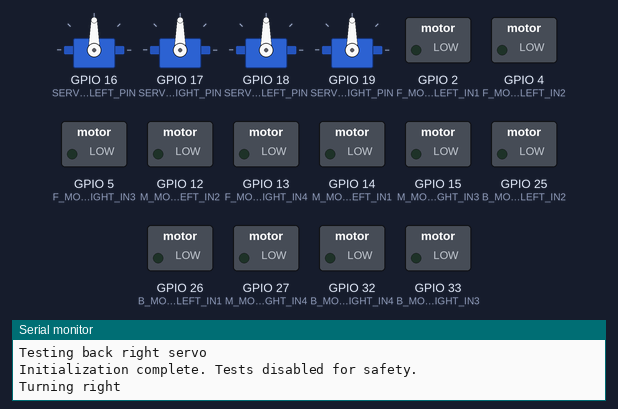
This program was run on a simulated ESP32. Parts: 4 × servo, switched loads named in the program (green lamp = pin HIGH), the last lines printed to the serial monitor.

Above: at 2.05 s.
At 4.05 s:
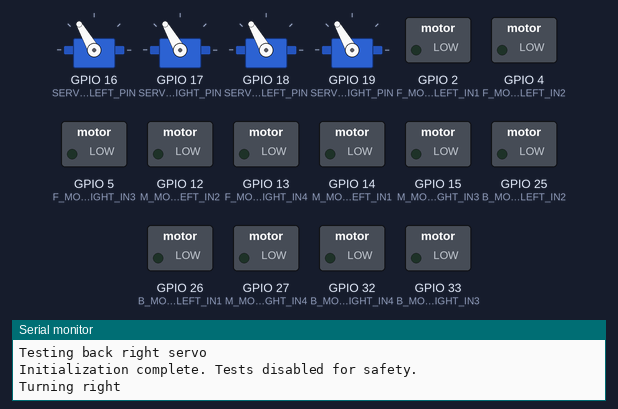
At 6.5 s:
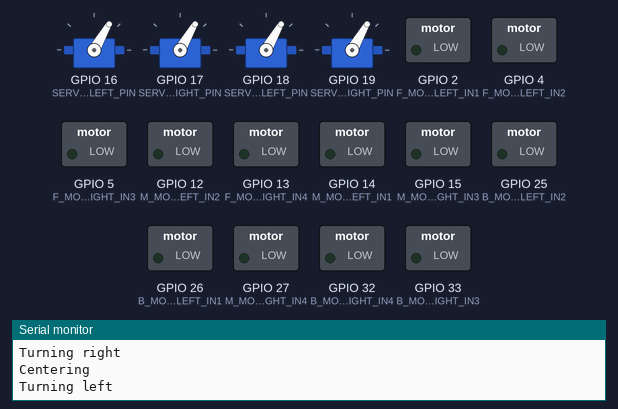
At 11.0 s:
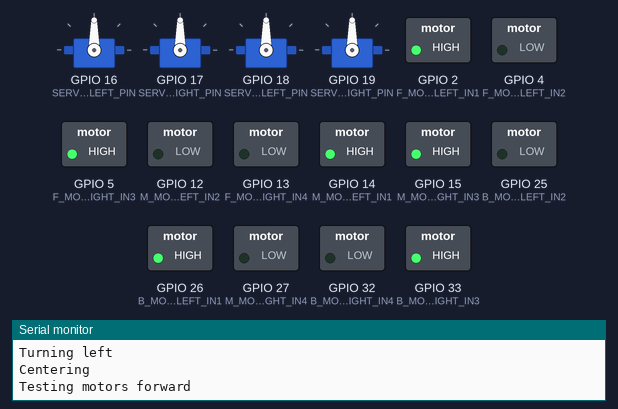
Timing chart, 0 to 16.3 s (numbered marks = the images above):
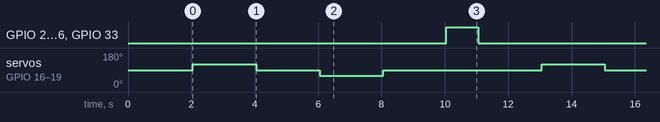

The program:

main.cpp
```cpp
#include <ESP32Servo.h>

//SERVO SETUP
Servo frontLeftServo;
Servo frontRightServo;
Servo backLeftServo;
Servo backRightServo;

const int SERVO_FRONT_LEFT_PIN = 16;
const int SERVO_FRONT_RIGHT_PIN = 17;
const int SERVO_BACK_LEFT_PIN = 18;
const int SERVO_BACK_RIGHT_PIN = 19;

// L298N MOTOR SETUP
const int F_MOTOR_LEFT_IN1 = 2;   // F-Left motor control pin 1
const int F_MOTOR_LEFT_IN2 = 4;   // F-Left motor control pin 2
const int F_MOTOR_RIGHT_IN3 = 5;  // F-Right motor control pin 1
const int F_MOTOR_RIGHT_IN4 = 13; // F-Right motor control pin 2

const int M_MOTOR_LEFT_IN1 = 14;   // M-Left motor control pin 1
const int M_MOTOR_LEFT_IN2 = 12;   // M-Left motor control pin 2
const int M_MOTOR_RIGHT_IN3 = 15;  // M-Right motor control pin 1
const int M_MOTOR_RIGHT_IN4 = 27; // M-Right motor control pin 2

const int B_MOTOR_LEFT_IN1 = 26;   // B-Left motor control pin 1
const int B_MOTOR_LEFT_IN2 = 25;   // B-Left motor control pin 2
const int B_MOTOR_RIGHT_IN3 = 33;  // B-Right motor control pin 1
const int B_MOTOR_RIGHT_IN4 = 32; // B-Right motor control pin 2

// CONSTANTS
const int CENTER_ANGLE = 90;
const int RIGHT_ANGLE = 120;
const int LEFT_ANGLE = 60;
const int MOVEMENT_DELAY = 2000;

bool motorsEnabled = false;
bool servosEnabled = false;
bool fullTestSuite = false;

void testServos() {
  Serial.println("Testing front left servo");
  frontLeftServo.write(CENTER_ANGLE);
  delay(500);

  Serial.println("Testing front right servo");
  frontRightServo.write(CENTER_ANGLE);
  delay(500);

  Serial.println("Testing back left servo");
  backLeftServo.write(CENTER_ANGLE);
  delay(500);

  Serial.println("Testing back right servo");
  backRightServo.write(CENTER_ANGLE);
  delay(500);
}

void stopMotors() {
  digitalWrite(F_MOTOR_LEFT_IN1, LOW);
  digitalWrite(F_MOTOR_LEFT_IN2, LOW);
  digitalWrite(F_MOTOR_RIGHT_IN3, LOW);
  digitalWrite(F_MOTOR_RIGHT_IN4, LOW);

  digitalWrite(M_MOTOR_LEFT_IN1, LOW);
  digitalWrite(M_MOTOR_LEFT_IN2, LOW);
  digitalWrite(M_MOTOR_RIGHT_IN3, LOW);
  digitalWrite(M_MOTOR_RIGHT_IN4, LOW);

  digitalWrite(B_MOTOR_LEFT_IN1, LOW);
  digitalWrite(B_MOTOR_LEFT_IN2, LOW);
  digitalWrite(B_MOTOR_RIGHT_IN3, LOW);
  digitalWrite(B_MOTOR_RIGHT_IN4, LOW);
}

void motorsForward() {
  // Front motors
  digitalWrite(F_MOTOR_LEFT_IN1, HIGH);
  digitalWrite(F_MOTOR_LEFT_IN2, LOW);
  digitalWrite(F_MOTOR_RIGHT_IN3, HIGH);
  digitalWrite(F_MOTOR_RIGHT_IN4, LOW);

  // Middle motors
  digitalWrite(M_MOTOR_LEFT_IN1, HIGH);
  digitalWrite(M_MOTOR_LEFT_IN2, LOW);
  digitalWrite(M_MOTOR_RIGHT_IN3, HIGH);
  digitalWrite(M_MOTOR_RIGHT_IN4, LOW);

  // Back motors
  digitalWrite(B_MOTOR_LEFT_IN1, HIGH);
  digitalWrite(B_MOTOR_LEFT_IN2, LOW);
  digitalWrite(B_MOTOR_RIGHT_IN3, HIGH);
  digitalWrite(B_MOTOR_RIGHT_IN4, LOW);
}

void setup() {
  Serial.begin(9600);
  Serial.println("Initialization...");

  // SERVO TIMERS
  ESP32PWM::allocateTimer(0);
  ESP32PWM::allocateTimer(1);
  ESP32PWM::allocateTimer(2);
  ESP32PWM::allocateTimer(3);

  // SERVO FREQUENCIES
  frontLeftServo.setPeriodHertz(50);
  frontRightServo.setPeriodHertz(50);
  backLeftServo.setPeriodHertz(50);
  backRightServo.setPeriodHertz(50);

  // SERVO ATTACHMENTS
  frontLeftServo.attach(SERVO_FRONT_LEFT_PIN, 500, 2500);
  frontRightServo.attach(SERVO_FRONT_RIGHT_PIN, 500, 2500);
  backLeftServo.attach(SERVO_BACK_LEFT_PIN, 500, 2500);
  backRightServo.attach(SERVO_BACK_RIGHT_PIN, 500, 2500);

  Serial.println("Servos initialized");

  // MOTOR PINMODES
  pinMode(F_MOTOR_LEFT_IN1, OUTPUT);
  pinMode(F_MOTOR_LEFT_IN2, OUTPUT);
  pinMode(F_MOTOR_RIGHT_IN3, OUTPUT);
  pinMode(F_MOTOR_RIGHT_IN4, OUTPUT);

  pinMode(M_MOTOR_LEFT_IN1, OUTPUT);
  pinMode(M_MOTOR_LEFT_IN2, OUTPUT);
  pinMode(M_MOTOR_RIGHT_IN3, OUTPUT);
  pinMode(M_MOTOR_RIGHT_IN4, OUTPUT);

  pinMode(B_MOTOR_LEFT_IN1, OUTPUT);
  pinMode(B_MOTOR_LEFT_IN2, OUTPUT);
  pinMode(B_MOTOR_RIGHT_IN3, OUTPUT);
  pinMode(B_MOTOR_RIGHT_IN4, OUTPUT);

  // ENSURE ALL MOTORS ARE STOPPED
  stopMotors();
  Serial.println("Motor pins initialized");

  // INDIVIDUAL SERVO TESTS
  Serial.println("Testing servos...");
  testServos();

  // DISABLE MOTORS FOR SAFETY
  motorsEnabled = false;
  servosEnabled = false;
  fullTestSuite = false;
  Serial.println("Initialization complete. Tests disabled for safety.");
}

void loop() {
  // COMMENT OUT TO ENABLE DIFFERENT TESTS TESTS
  // motorsEnabled = true;
  // servosEnabled = true;
  fullTestSuite = true;
  if(servosEnabled || fullTestSuite) {
    // Turn servos right
    Serial.println("Turning right");
    frontLeftServo.write(RIGHT_ANGLE);
    frontRightServo.write(RIGHT_ANGLE);
    backLeftServo.write(RIGHT_ANGLE);
    backRightServo.write(RIGHT_ANGLE);
    delay(MOVEMENT_DELAY);

    // Center servos
    Serial.println("Centering");
    frontLeftServo.write(CENTER_ANGLE);
    frontRightServo.write(CENTER_ANGLE);
    backLeftServo.write(CENTER_ANGLE);
    backRightServo.write(CENTER_ANGLE);
    delay(MOVEMENT_DELAY);

    // Turn servos left
    Serial.println("Turning left");
    frontLeftServo.write(LEFT_ANGLE);
    frontRightServo.write(LEFT_ANGLE);
    backLeftServo.write(LEFT_ANGLE);
    backRightServo.write(LEFT_ANGLE);
    delay(MOVEMENT_DELAY);

    // Center servos
    Serial.println("Centering");
    frontLeftServo.write(CENTER_ANGLE);
    frontRightServo.write(CENTER_ANGLE);
    backLeftServo.write(CENTER_ANGLE);
    backRightServo.write(CENTER_ANGLE);
    delay(MOVEMENT_DELAY);
  }
  if (motorsEnabled || fullTestSuite) {
    Serial.println("Testing motors forward");
    motorsForward();
    delay(1000);

    Serial.println("Stopping motors");
    stopMotors();
    delay(2000);
  }
}
```

Measured:
- by itself, GPIO 2 (F_MOTOR_LEFT_IN1), GPIO 5 (F_MOTOR_RIGHT_IN3), GPIO 14 (M_MOTOR_LEFT_IN1), GPIO 15 (M_MOTOR_RIGHT_IN3), GPIO 26 (B_MOTOR_LEFT_IN1), GPIO 33 (B_MOTOR_RIGHT_IN3): alternates HIGH for 1.0 s and LOW for 10.0 s
- by itself, servo on GPIO 16 (SERVO_FRONT_LEFT_PIN), servo on GPIO 17 (SERVO_FRONT_RIGHT_PIN), servo on GPIO 18 (SERVO_BACK_LEFT_PIN), servo on GPIO 19 (SERVO_BACK_RIGHT_PIN): repeats every 11.0 s: 90° 2.0 s, 60° 2.0 s, 90° 5.0 s, 120° 2.0 s
